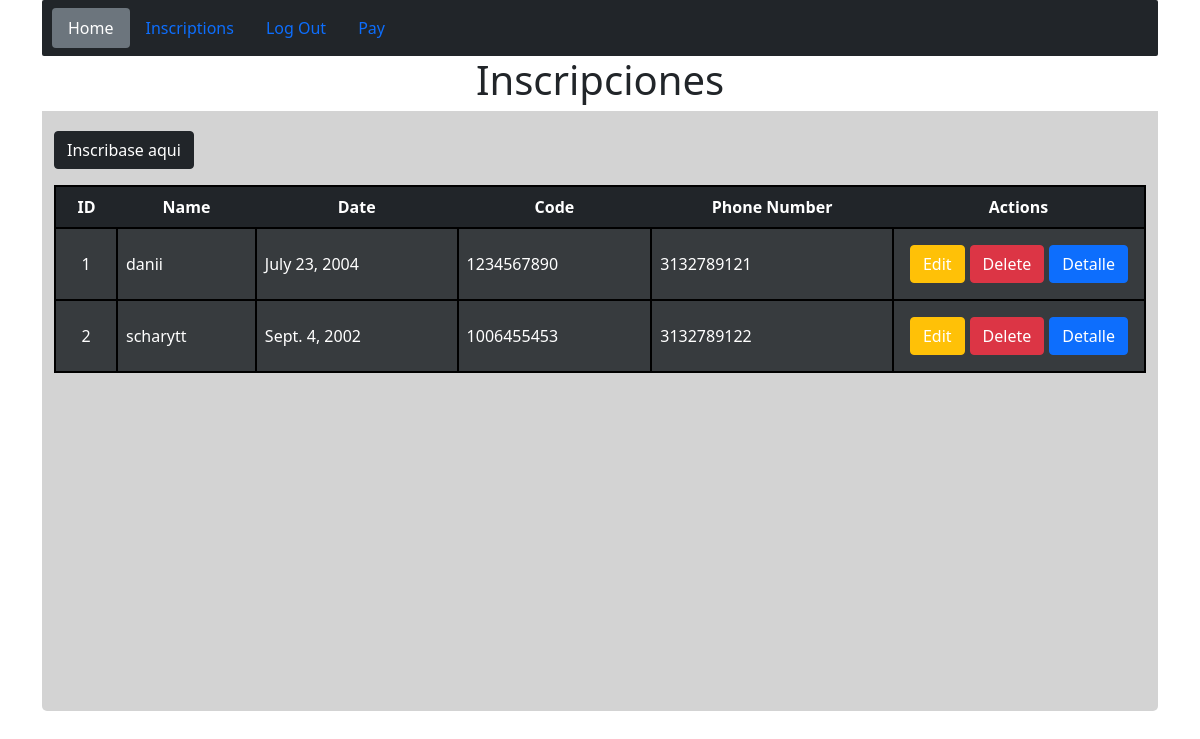
The page /projects/ (signed in) on the database as committed earlier.
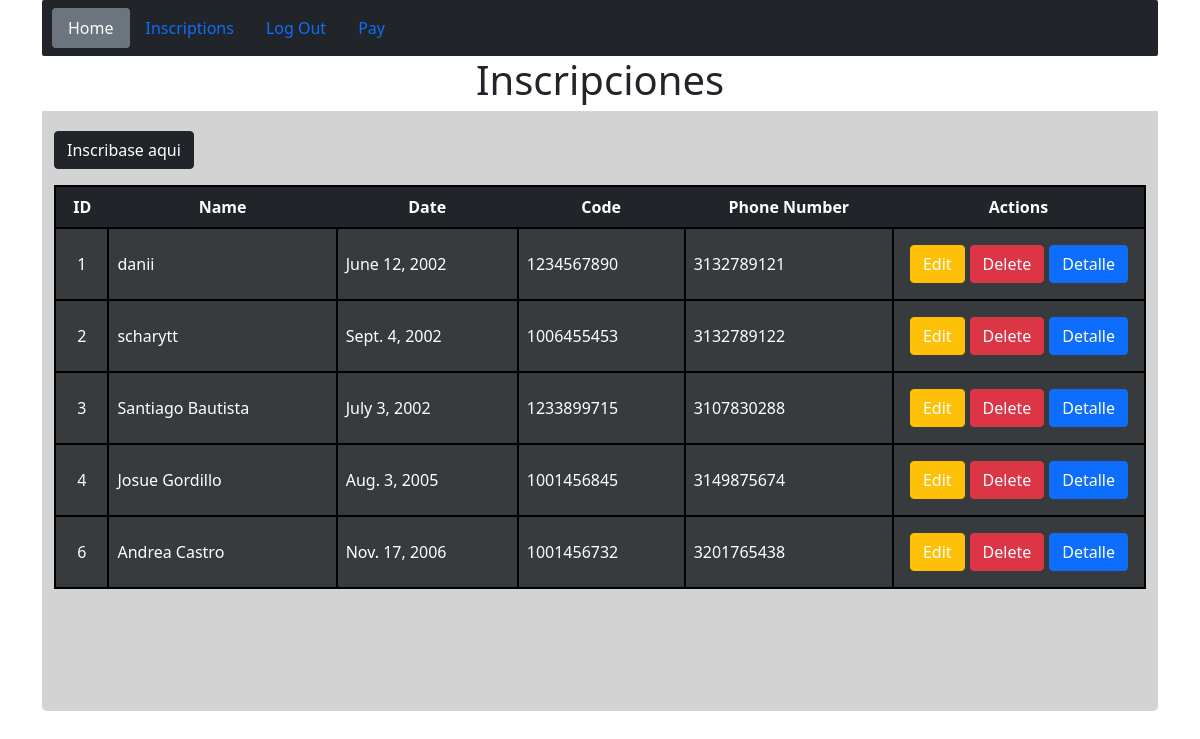
The same page on the database as committed later.
### proyecto_/models.py (models this page shows)
class Project(models.Model):
    name = models.CharField(max_length=200)
    date = models.DateField()
    code = models.TextField()
    phone = models.IntegerField()
    description = models.TextField()

### proyecto_/views.py (the view)
# urls.py: path('projects/',views.listProjects, name='projects.list'),
@login_required
def listProjects(request):
    projects = Project.objects.all()
    return render(request,'Projects/list.html',{
        "projects":projects
        })

### proyecto_/templates/Projects/list.html (shortened to what this page needs)
{% extends "layouts/base.html" %}
{% block content %}
<!doctype html>
<html lang="en">
<head>
    <link href="https://cdn.jsdelivr.net/npm/bootstrap@5.0.2/dist/css/bootstrap.min.css" rel="stylesheet"
>
</head>
<body>
    <header style="width: 100%; height: 55px; background-color: white;">
        <h1 style="text-align: center;">Inscripciones</h1>
    </header>
    <div class="container" style="background-color:lightgray; width: 100%; height: 600px; border-bottom-left-radius: 5px; border-bottom-right-radius: 5px;">
        <a class="btn btn-dark mb-3" href="{% url 'projects.create' %}" style="margin-top: 20px;">Inscribase aqui</a>
        <table class="table table-dark" style="border-radius: 10px solid black;">
            <thead style="border: 2px solid black;">
                <tr>
                    <td style="text-align: center" ;><b>ID</b></td>
                    <td style="text-align: center" ;><b>Name</b></td>
                    <td style="text-align: center" ;><b>Date</b></td>
                    <td style="text-align: center" ;><b>Code</b></td>
                    <td style="text-align: center" ;><b>Phone Number</b></td>
                    <td style="text-align: center; width: 20%;" ;><b>Actions</b></td>
                </tr>
            </thead>
            <tbody>
                {% for project in projects %}
                <tr class="table-active">
                    <td style="border: 2px solid black; text-align: center; vertical-align: middle;">
                        {{ project.id }}
                    </td>
                    <td style="border: 2px solid black; vertical-align: middle;">
                        {{ project.name }}
                    </td>
                    <td style="border: 2px solid black; vertical-align: middle;">
                        {{ project.date }}
                    </td>
                    <td style="border: 2px solid black; vertical-align: middle;">
                        {{ project.code }}
                    </td>
                    <td style="border: 2px solid black; vertical-align: middle;">
                        {{ project.phone }}
                    </td>
                    <td style="border: 2px solid black;">
                        <div class="d-flex p-2">
                            <a class="btn btn-warning" style="margin-right: 5px; color: white;" href="{% url 'projects.edit' project.id %}">Edit</a>
                            <a class="btn btn-danger" href="{% url 'projects.delete' project.id %}">Delete</a>
                            <a class="btn btn-primary" style="margin-left: 5px;" href="#">Detalle</a>
                        </div>
                    </td>
                </tr>
                {% endfor %}
            </tbody>
        </table>
    </div>
    </div>
</body>
</html>
{% endblock %}

Rows that differ between the two databases and show on the page:
changed Project "danii": date "July 23, 2004" → "June 12, 2002"
added Project: id "3", name "Santiago Bautista", date "July 3, 2002", code "1233899715", phone "3107830288"
added Project: id "4", name "Josue Gordillo", date "Aug. 3, 2005", code "1001456845", phone "3149875674"
added Project: id "6", name "Andrea Castro", date "Nov. 17, 2006", code "1001456732", phone "3201765438"
